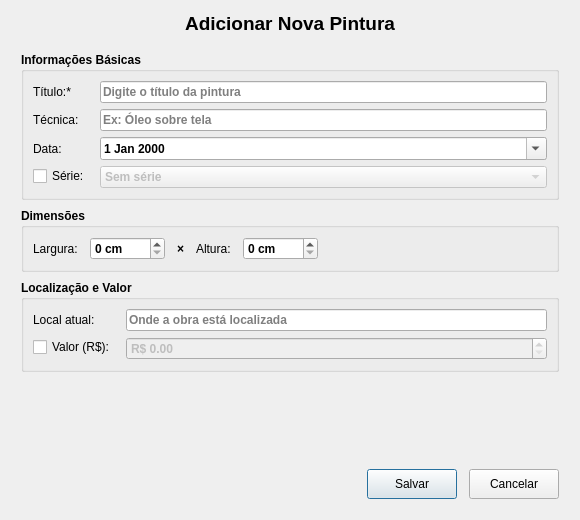
<?xml version="1.0" encoding="UTF-8"?>
<ui version="4.0">
 <class>Dialog</class>
 <widget class="QDialog" name="Dialog">
  <property name="geometry">
   <rect>
    <x>0</x>
    <y>0</y>
    <width>580</width>
    <height>520</height>
   </rect>
  </property>
  <property name="minimumSize">
   <size>
    <width>560</width>
    <height>500</height>
   </size>
  </property>
  <property name="maximumSize">
   <size>
    <width>700</width>
    <height>600</height>
   </size>
  </property>
  <property name="windowTitle">
   <string>Adicionar Pintura</string>
  </property>
  <layout class="QVBoxLayout" name="mainLayout">
   <property name="spacing">
    <number>8</number>
   </property>
   <property name="leftMargin">
    <number>12</number>
   </property>
   <property name="topMargin">
    <number>12</number>
   </property>
   <property name="rightMargin">
    <number>12</number>
   </property>
   <property name="bottomMargin">
    <number>12</number>
   </property>
   <item>
    <widget class="QLabel" name="titleLabel">
     <property name="text">
      <string>Adicionar Nova Pintura</string>
     </property>
     <property name="alignment">
      <set>Qt::AlignCenter</set>
     </property>
     <property name="font">
      <font>
       <pointsize>14</pointsize>
       <weight>75</weight>
       <bold>true</bold>
      </font>
     </property>
    </widget>
   </item>
   <item>
    <widget class="QScrollArea" name="scrollArea">
     <property name="frameShape">
      <enum>QFrame::NoFrame</enum>
     </property>
     <property name="widgetResizable">
      <bool>true</bool>
     </property>
     <widget class="QWidget" name="scrollAreaWidgetContents">
      <property name="geometry">
       <rect>
        <x>0</x>
        <y>0</y>
        <width>550</width>
        <height>400</height>
       </rect>
      </property>
      <layout class="QVBoxLayout" name="contentLayout">
       <property name="spacing">
        <number>8</number>
       </property>
       <item>
        <widget class="QGroupBox" name="groupBoxBasico">
         <property name="title">
          <string>Informações Básicas</string>
         </property>
         <property name="font">
          <font>
           <weight>75</weight>
           <bold>true</bold>
          </font>
         </property>
         <layout class="QFormLayout" name="basicoLayout">
          <property name="horizontalSpacing">
           <number>10</number>
          </property>
          <property name="verticalSpacing">
           <number>6</number>
          </property>
          <item row="0" column="0">
           <widget class="QLabel" name="labelTitulo">
            <property name="text">
             <string>Título:*</string>
            </property>
            <property name="font">
             <font>
              <weight>50</weight>
              <bold>false</bold>
             </font>
            </property>
           </widget>
          </item>
          <item row="0" column="1">
           <widget class="QLineEdit" name="titulo">
            <property name="placeholderText">
             <string>Digite o título da pintura</string>
            </property>
           </widget>
          </item>
          <item row="1" column="0">
           <widget class="QLabel" name="labelTecnica">
            <property name="text">
             <string>Técnica:</string>
            </property>
            <property name="font">
             <font>
              <weight>50</weight>
              <bold>false</bold>
             </font>
            </property>
           </widget>
          </item>
          <item row="1" column="1">
           <widget class="QLineEdit" name="tecnica">
            <property name="placeholderText">
             <string>Ex: Óleo sobre tela</string>
            </property>
           </widget>
          </item>
          <item row="2" column="0">
           <widget class="QLabel" name="labelData">
            <property name="text">
             <string>Data:</string>
            </property>
            <property name="font">
             <font>
              <weight>50</weight>
              <bold>false</bold>
             </font>
            </property>
           </widget>
          </item>
          <item row="2" column="1">
           <widget class="QDateEdit" name="data">
            <property name="calendarPopup">
             <bool>true</bool>
            </property>
           </widget>
          </item>
          <item row="3" column="0">
           <widget class="QCheckBox" name="chkSerie">
            <property name="text">
             <string>Série:</string>
            </property>
            <property name="font">
             <font>
              <weight>50</weight>
              <bold>false</bold>
             </font>
            </property>
           </widget>
          </item>
          <item row="3" column="1">
           <widget class="QComboBox" name="serie">
            <property name="enabled">
             <bool>false</bool>
            </property>
            <item>
             <property name="text">
              <string>Sem série</string>
             </property>
            </item>
           </widget>
          </item>
         </layout>
        </widget>
       </item>
       <item>
        <widget class="QGroupBox" name="groupBoxTamanho">
         <property name="title">
          <string>Dimensões</string>
         </property>
         <property name="font">
          <font>
           <weight>75</weight>
           <bold>true</bold>
          </font>
         </property>
         <layout class="QHBoxLayout" name="tamanhoLayout">
          <property name="spacing">
           <number>12</number>
          </property>
          <item>
           <widget class="QLabel" name="labelLargura">
            <property name="text">
             <string>Largura:</string>
            </property>
            <property name="font">
             <font>
              <weight>50</weight>
              <bold>false</bold>
             </font>
            </property>
           </widget>
          </item>
          <item>
           <widget class="QSpinBox" name="largura">
            <property name="suffix">
             <string> cm</string>
            </property>
            <property name="maximum">
             <number>9999</number>
            </property>
           </widget>
          </item>
          <item>
           <widget class="QLabel" name="labelX">
            <property name="text">
             <string>×</string>
            </property>
            <property name="alignment">
             <set>Qt::AlignCenter</set>
            </property>
           </widget>
          </item>
          <item>
           <widget class="QLabel" name="labelAltura">
            <property name="text">
             <string>Altura:</string>
            </property>
            <property name="font">
             <font>
              <weight>50</weight>
              <bold>false</bold>
             </font>
            </property>
           </widget>
          </item>
          <item>
           <widget class="QSpinBox" name="altura">
            <property name="suffix">
             <string> cm</string>
            </property>
            <property name="maximum">
             <number>9999</number>
            </property>
           </widget>
          </item>
          <item>
           <spacer name="tamanhoSpacer">
            <property name="orientation">
             <enum>Qt::Horizontal</enum>
            </property>
            <property name="sizeHint" stdset="0">
             <size>
              <width>40</width>
              <height>20</height>
             </size>
            </property>
           </spacer>
          </item>
         </layout>
        </widget>
       </item>
       <item>
        <widget class="QGroupBox" name="groupBoxLocal">
         <property name="title">
          <string>Localização e Valor</string>
         </property>
         <property name="font">
          <font>
           <weight>75</weight>
           <bold>true</bold>
          </font>
         </property>
         <layout class="QFormLayout" name="localLayout">
          <property name="horizontalSpacing">
           <number>10</number>
          </property>
          <property name="verticalSpacing">
           <number>6</number>
          </property>
          <item row="0" column="0">
           <widget class="QLabel" name="labelLocal">
            <property name="text">
             <string>Local atual:</string>
            </property>
            <property name="font">
             <font>
              <weight>50</weight>
              <bold>false</bold>
             </font>
            </property>
           </widget>
          </item>
          <item row="0" column="1">
           <widget class="QLineEdit" name="local">
            <property name="placeholderText">
             <string>Onde a obra está localizada</string>
            </property>
           </widget>
          </item>
          <item row="1" column="0">
           <widget class="QCheckBox" name="chkPreco">
            <property name="text">
             <string>Valor (R$):</string>
            </property>
            <property name="font">
             <font>
              <weight>50</weight>
              <bold>false</bold>
             </font>
            </property>
           </widget>
          </item>
          <item row="1" column="1">
           <widget class="QDoubleSpinBox" name="preco">
            <property name="enabled">
             <bool>false</bool>
            </property>
            <property name="prefix">
             <string>R$ </string>
            </property>
            <property name="maximum">
             <double>999999.990000000000000</double>
            </property>
           </widget>
          </item>
         </layout>
        </widget>
       </item>
       <item>
        <spacer name="verticalSpacer">
         <property name="orientation">
          <enum>Qt::Vertical</enum>
         </property>
         <property name="sizeHint" stdset="0">
          <size>
           <width>20</width>
           <height>20</height>
          </size>
         </property>
        </spacer>
       </item>
      </layout>
     </widget>
    </widget>
   </item>
   <item>
    <widget class="QFrame" name="buttonFrame">
     <property name="frameShape">
      <enum>QFrame::NoFrame</enum>
     </property>
     <layout class="QHBoxLayout" name="buttonLayout">
      <property name="spacing">
       <number>12</number>
      </property>
      <item>
       <spacer name="buttonSpacer">
        <property name="orientation">
         <enum>Qt::Horizontal</enum>
        </property>
        <property name="sizeHint" stdset="0">
         <size>
          <width>40</width>
          <height>20</height>
         </size>
        </property>
       </spacer>
      </item>
      <item>
       <widget class="QPushButton" name="btnSalvar">
        <property name="minimumSize">
         <size>
          <width>90</width>
          <height>30</height>
         </size>
        </property>
        <property name="text">
         <string>Salvar</string>
        </property>
        <property name="default">
         <bool>true</bool>
        </property>
       </widget>
      </item>
      <item>
       <widget class="QPushButton" name="btnCancelar">
        <property name="minimumSize">
         <size>
          <width>90</width>
          <height>30</height>
         </size>
        </property>
        <property name="text">
         <string>Cancelar</string>
        </property>
       </widget>
      </item>
     </layout>
    </widget>
   </item>
  </layout>
 </widget>
 <resources/>
 <connections>
  <connection>
   <sender>btnCancelar</sender>
   <signal>clicked()</signal>
   <receiver>Dialog</receiver>
   <slot>reject()</slot>
   <hints>
    <hint type="sourcelabel">
     <x>531</x>
     <y>669</y>
    </hint>
    <hint type="destinationlabel">
     <x>299</x>
     <y>349</y>
    </hint>
   </hints>
  </connection>
 </connections>
</ui>
